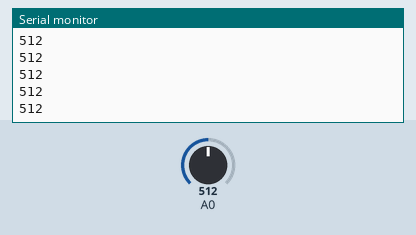
This sketch was run on a simulated Arduino Uno, built with avr-gcc and run on an emulated ATmega328P. Parts: the last lines printed to the serial monitor. Inputs (shaded band) come from the test bench; at power-on: A0 = 512.

Above: at 1.2 s.
1.3 s: A0 set to 716
At 2.4 s:
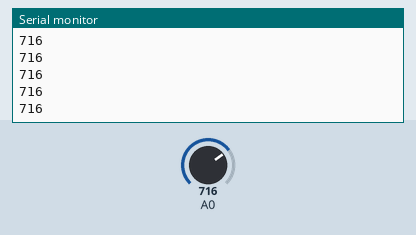
2.8 s: A0 set to 900
At 3.9 s:
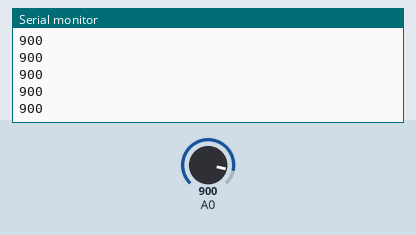
Timing chart, 0 to 5.8 s (numbered marks = the images above; inputs shaded):
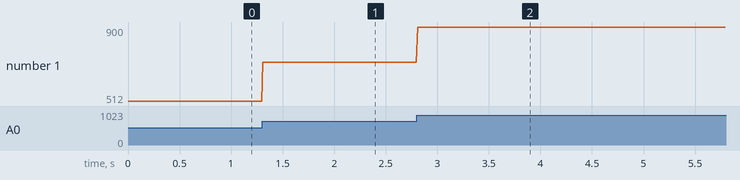

Measured:
- after the input at 1.3 s, the serial monitor: prints a new line at once (image 1)
- after the input at 2.8 s, the serial monitor: prints a new line at once (image 2)
- plotted number 1: 512 → 716 after the input at 1.3 s, 716 → 900 after the input at 2.8 s

The sketch:

ADC_Serial_sender_1ch.ino
```cpp
#include <math.h>

void setup() {

  Serial.begin(9600);

}

void loop() {
  // read the input on analog pin 0:
  // analog reading (which goes from 0 - 1023)
  int sensorValue0 = analogRead(A0);
  // if you read more data
  // int sensorValue1 = analogRead(A1);

  // print out the value you read:
  Serial.println(sensorValue0);
  // if you read more data
  // Serial.print(",");
  // Serial.println(sensorValue1);

  // sampling rate 1 / 10 milli seconds = 100Hz
  delay(10);
}
```
